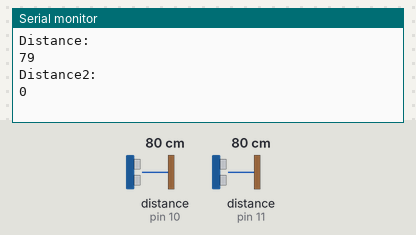
This sketch was run on a simulated Arduino Uno, built with avr-gcc and run on an emulated ATmega328P. Shown: the last lines printed to the serial monitor. Wiring (inferred from the names in the program): 2 × ultrasonic range finder: trigger pin 6, echo pin 10 / trigger pin 9, echo pin 11. The inputs (shaded band) are chosen by the test bench; at power-on: distance to the obstacle (sensors on pin 10, pin 11) 80 cm. The echo pulse lasts 58.3 µs per cm.

Above: at 1.8 s.
1.9 s: distance to the obstacle (sensor on pin 10) set to 2 cm
At 3.3 s:
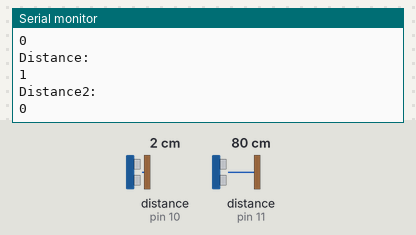
3.4 s: distance to the obstacle (sensor on pin 10) set to 4 cm
At 5.7 s:
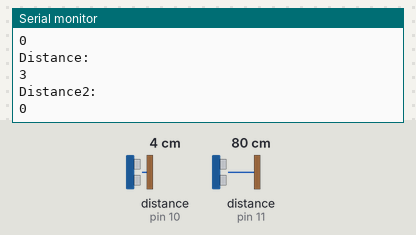
Timing chart, 0 to 7.2 s (numbered marks = the images above; inputs shaded):
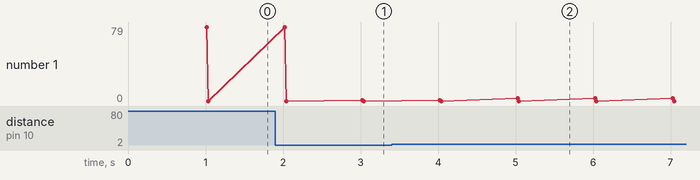

The sketch:

UZS.ino
```cpp
const int trigPin = 9;
const int echoPin = 10;
const int trigPin2 = 6;
const int echoPin2 = 11;
// defines variables
long duration;
long duration2;
int distance;
int distance2;
void setup() {
  pinMode(trigPin, OUTPUT); // Sets the trigPin as an Output
  pinMode(echoPin, INPUT); // Sets the echoPin as an Input
  pinMode(trigPin2, OUTPUT);
  pinMode(echoPin2, INPUT);
  Serial.begin(9600); // Starts the serial communication
}
void loop() {
  // Clears the trigPin
  digitalWrite(trigPin, LOW);
  digitalWrite(trigPin2, LOW);
  delayMicroseconds(2);
  // Sets the trigPin on HIGH state for 10 micro seconds
  digitalWrite(trigPin, HIGH);
  digitalWrite(trigPin2, HIGH);
  delayMicroseconds(10);
  digitalWrite(trigPin, LOW);
  digitalWrite(trigPin2, LOW);
  // Reads the echoPin, returns the sound wave travel time in microseconds
  duration = pulseIn(echoPin, HIGH);
  duration2 = pulseIn(echoPin2, HIGH);
  // Calculating the distance
  distance = duration * 0.034 / 2;
  distance2 = duration2 * 0.034 / 2;
  // Prints the distance on the Serial Monitor
  Serial.println("Distance: ");
  Serial.println(distance);
  Serial.println("Distance2: ");
  Serial.println(distance2);
}
```

Measured:
- after the input at 1.9 s, the serial monitor: prints a new line after 1.1 s (image 1)
- after the input at 3.4 s, the serial monitor: prints a new line after 1.6 s (image 2)
